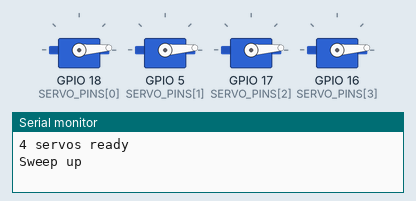
Simulated run of this sketch. Board: ESP32. Shown: 4 × servo, the last lines printed to the serial monitor.

Above: at 1.75 s.
At 3.0 s:
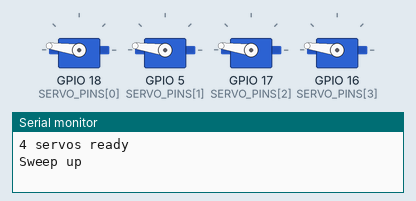
At 4.3 s:
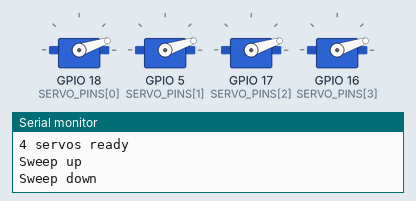
At 5.85 s:
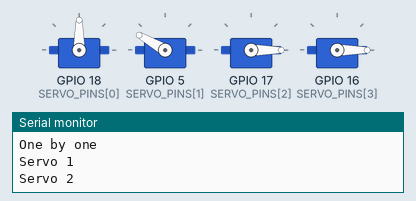
At 7.45 s:
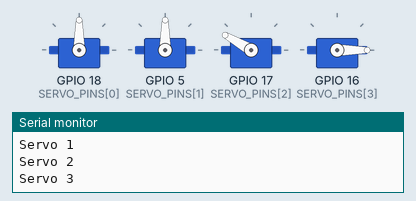
At 10.6 s:
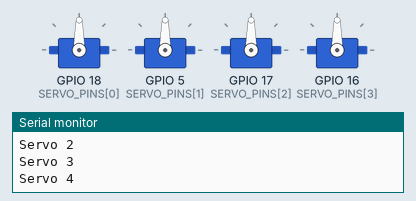
Timing chart, 0 to 13.3 s (numbered marks = the images above):
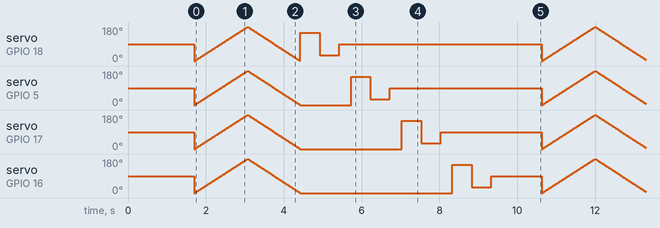

The sketch:

AllServos_Test_Code.ino
```cpp
#include <ESP32Servo.h>

// Safe PWM pins on ESP32 (avoids boot-strapping pins and I2C pins 21/22)
const int SERVO_PINS[4] = {18, 5, 17, 16};

Servo servos[4];

void moveAll(int angle) {
  for (int i = 0; i < 4; i++) {
    servos[i].write(angle);
  }
}

void setup() {
  Serial.begin(115200);
  delay(500);

  // Allocate timers for the PWM channels
  ESP32PWM::allocateTimer(0);
  ESP32PWM::allocateTimer(1);
  ESP32PWM::allocateTimer(2);
  ESP32PWM::allocateTimer(3);

  for (int i = 0; i < 4; i++) {
    servos[i].setPeriodHertz(50);        // standard 50 Hz servo signal
    servos[i].attach(SERVO_PINS[i], 500, 2400); // min/max pulse width in µs
    servos[i].write(90);                 // start at center
    delay(300);                          // stagger startup to reduce inrush current
  }

  Serial.println("4 servos ready");
}

void loop() {
  // Test 1: all servos together, sweep 0 -> 180 -> 0
  Serial.println("Sweep up");
  for (int angle = 0; angle <= 180; angle += 2) {
    moveAll(angle);
    delay(15);
  }

  Serial.println("Sweep down");
  for (int angle = 180; angle >= 0; angle -= 2) {
    moveAll(angle);
    delay(15);
  }

  // Test 2: one at a time, so you can identify each servo
  Serial.println("One by one");
  for (int i = 0; i < 4; i++) {
    Serial.print("Servo ");
    Serial.println(i + 1);
    servos[i].write(150);
    delay(500);
    servos[i].write(30);
    delay(500);
    servos[i].write(90);
    delay(300);
  }

  delay(1000);
}
```
